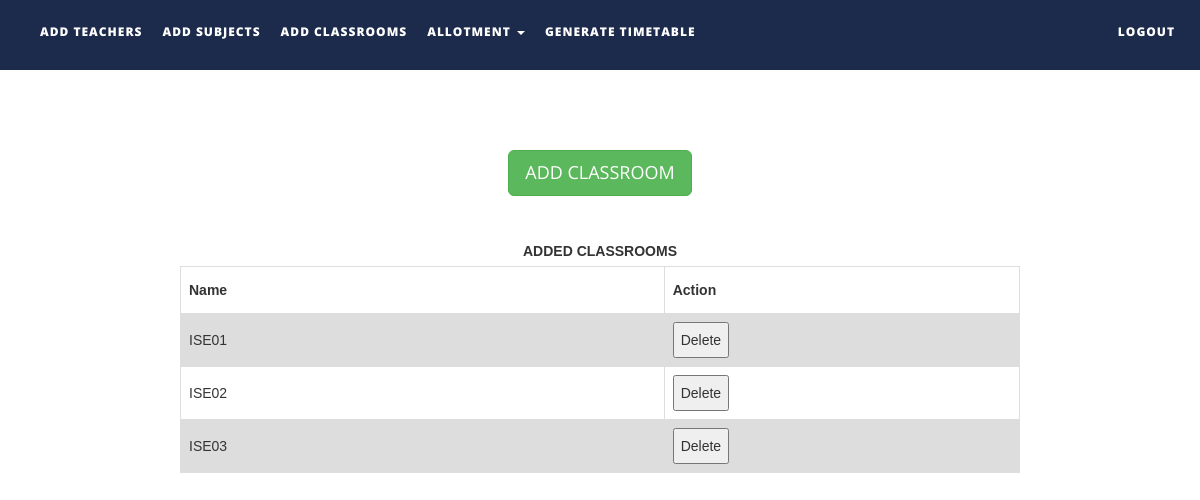
Screenshot of /ttms/addclassrooms.php with the database file from the repository.
### tables this page shows
CREATE TABLE `classrooms` (
  `name` varchar(30) NOT NULL,
  `status` int(1) NOT NULL
);

### ttms/addclassrooms.php (the view, shortened to what this page needs)
<!DOCTYPE html>
<html xmlns="http://www.w3.org/1999/xhtml">
<head>
    <link href="assets/css/bootstrap.css" rel="stylesheet"/>
    <link href="assets/css/font-awesome.min.css" rel="stylesheet"/>
    <link href="assets/css/flexslider.css" rel="stylesheet"/>
    <link href="assets/css/style.css" rel="stylesheet"/>
</head>
<body>
<div class="navbar navbar-inverse navbar-fixed-top " id="menu">
    <div class="container">
        <div class="navbar-collapse collapse move-me">
            <ul class="nav navbar-nav navbar-left">
                <li><a href="addteachers.php">ADD TEACHERS</a></li>
                <li><a href="addsubjects.php">ADD SUBJECTS</a></li>
                <li><a href="addclassrooms.php">ADD CLASSROOMS</a></li>
                <li class="dropdown"><a class="dropdown-toggle" data-toggle="dropdown" aria-expanded="false">ALLOTMENT
                        <span class="caret"></span></a>
                </li>
                <li><a href="generatetimetable.php">GENERATE TIMETABLE</a></li>
            </ul>
            <ul class="nav navbar-nav navbar-right">
                <li><a href="index.php">LOGOUT</a></li>
            </ul>
        </div>
    </div>
</div>
<br>
<div align="center"
     style="margin-top:10%">
    <button
        id="classroommanual" class="btn btn-success btn-lg">ADD CLASSROOM
    </button>
</div>
<div align="center">
    <br>
    <table id=classroomstable>
        <caption><strong>ADDED CLASSROOMS</strong></caption>
        <tr>
            <th width="100">Name</th>
            <th width="60">Action</th>
        </tr>
        <?php
        $q = mysqli_query(mysqli_connect("localhost", "root", "", "ttms"),
            "SELECT * FROM classrooms ");
        while ($row = mysqli_fetch_assoc($q)) {
            echo "<tr><td>{$row['name']}</td>
                    <td><button>Delete</button></td>
                    </tr>\n";
        }
        ?>
    </table>
</div>
</body>
</html>

### ttms/assets/css/style.css (style rules this page uses)
#menu { background-color: rgba(28, 43, 75, 1); color: #fff; font-size: 12px; font-weight: 900; letter-spacing: 1px; min-height: 70px; }
.navbar-inverse { border-color: transparent; }
.navbar-inverse .navbar-nav > li > a, .navbar-inverse .navbar-nav > li > a:hover { color: #FFF; padding: 22px 10px; }

### ttms/addclassrooms.php (style rules this page uses)
table { margin-top: 10px; font-family: arial, sans-serif; border-collapse: collapse; width: 70%; }
td, th { border: 1px solid #dddddd; text-align: left; padding: 8px; }
tr:nth-child(even) { background-color: #dddddd; }

### rows the page displays
classrooms: name "ISE01"
classrooms: name "ISE02"
classrooms: name "ISE03"
